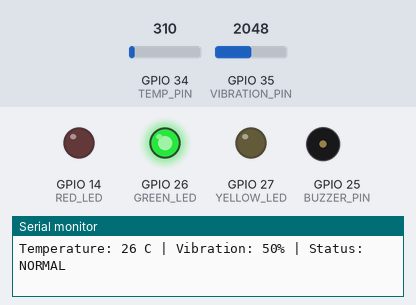
Simulated run of this sketch. Board: ESP32. Parts: output pins drawn as LEDs (lit = HIGH), buzzer (waves = sounding), the last lines printed to the serial monitor. The test bench sets the inputs (shaded band); at power-on: GPIO 35 (VIBRATION_PIN) = 2048, GPIO 34 (TEMP_PIN) = 310.

Above: at 1.8 s.
1.9 s: GPIO 35 (VIBRATION_PIN) set to 2421
3.4 s: GPIO 35 (VIBRATION_PIN) set to 2530
At 4.9 s:
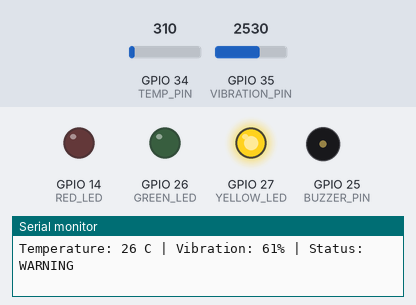
5.5 s: GPIO 35 (VIBRATION_PIN) set to 3209
7.2 s: GPIO 35 (VIBRATION_PIN) set to 3345
At 9.2 s:
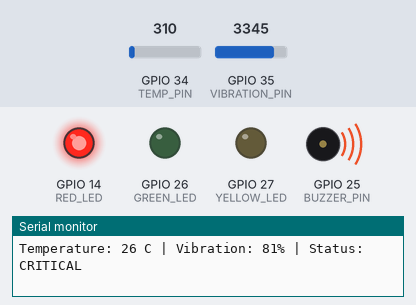
9.5 s: GPIO 35 (VIBRATION_PIN) set to 2866
At 10.7 s:
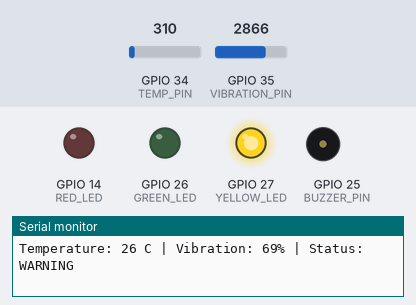
11.5 s: GPIO 35 (VIBRATION_PIN) set to 3603
At 12.3 s:
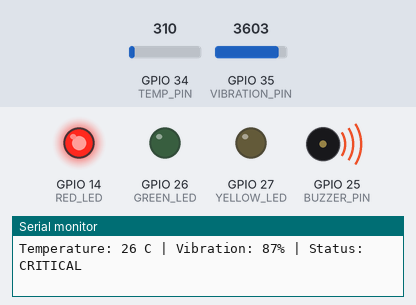
Timing chart, 0 to 14.5 s (numbered marks = the images above; inputs shaded):
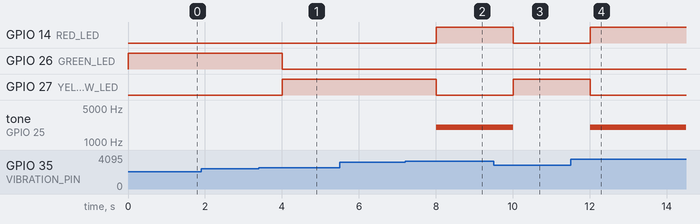

The sketch:

sketch.ino
```cpp
const int TEMP_PIN = 34;
const int VIBRATION_PIN = 35;
const int GREEN_LED = 26;
const int YELLOW_LED = 27;
const int RED_LED = 14;
const int BUZZER_PIN = 25;

void setup() {
  Serial.begin(115200);

  pinMode(GREEN_LED, OUTPUT);
  pinMode(YELLOW_LED, OUTPUT);
  pinMode(RED_LED, OUTPUT);
  pinMode(BUZZER_PIN, OUTPUT);

  Serial.println("Predictive Maintenance System");
  Serial.println("Motor Monitoring Started");
}

void loop() {
  int tempRaw = analogRead(TEMP_PIN);
  int vibrationRaw = analogRead(VIBRATION_PIN);

  int temperature = map(tempRaw, 0, 4095, 20, 100);
  int vibration = map(vibrationRaw, 0, 4095, 0, 100);

  String status;

  if (temperature >= 80 || vibration >= 80) {
    status = "CRITICAL";
  }
  else if (temperature >= 60 || vibration >= 60) {
    status = "WARNING";
  }
  else {
    status = "NORMAL";
  }

  digitalWrite(GREEN_LED, status == "NORMAL");
  digitalWrite(YELLOW_LED, status == "WARNING");
  digitalWrite(RED_LED, status == "CRITICAL");

  if (status == "CRITICAL") {
    tone(BUZZER_PIN, 2000);
  } else {
    noTone(BUZZER_PIN);
  }

  Serial.print("Temperature: ");
  Serial.print(temperature);
  Serial.print(" C | Vibration: ");
  Serial.print(vibration);
  Serial.print("% | Status: ");
  Serial.println(status);

  delay(1000);
}
```

Measured:
- the behaviour switches between 2456 and 2457 on GPIO 35 (VIBRATION_PIN) (found by bisection; images 0 and 1)
- the behaviour switches between 3275 and 3276 on GPIO 35 (VIBRATION_PIN) (found by bisection; images 1 and 2)
- after the input at 3.4 s, GPIO 26 (GREEN_LED): HIGH → LOW after 0.61 s; GPIO 27 (YELLOW_LED): LOW → HIGH after 0.61 s
- after the input at 7.2 s, GPIO 14 (RED_LED): LOW → HIGH after 0.81 s; GPIO 27 (YELLOW_LED): HIGH → LOW after 0.81 s; tone on GPIO 25 (BUZZER_PIN): silent → 2000 Hz after 0.81 s
- after the input at 9.5 s, GPIO 14 (RED_LED): HIGH → LOW after 0.51 s; GPIO 27 (YELLOW_LED): LOW → HIGH after 0.51 s; tone on GPIO 25 (BUZZER_PIN): 2000 Hz → silent after 0.51 s
- after the input at 11.5 s, GPIO 14 (RED_LED): LOW → HIGH after 0.51 s; GPIO 27 (YELLOW_LED): HIGH → LOW after 0.51 s; tone on GPIO 25 (BUZZER_PIN): silent → 2000 Hz after 0.51 s
